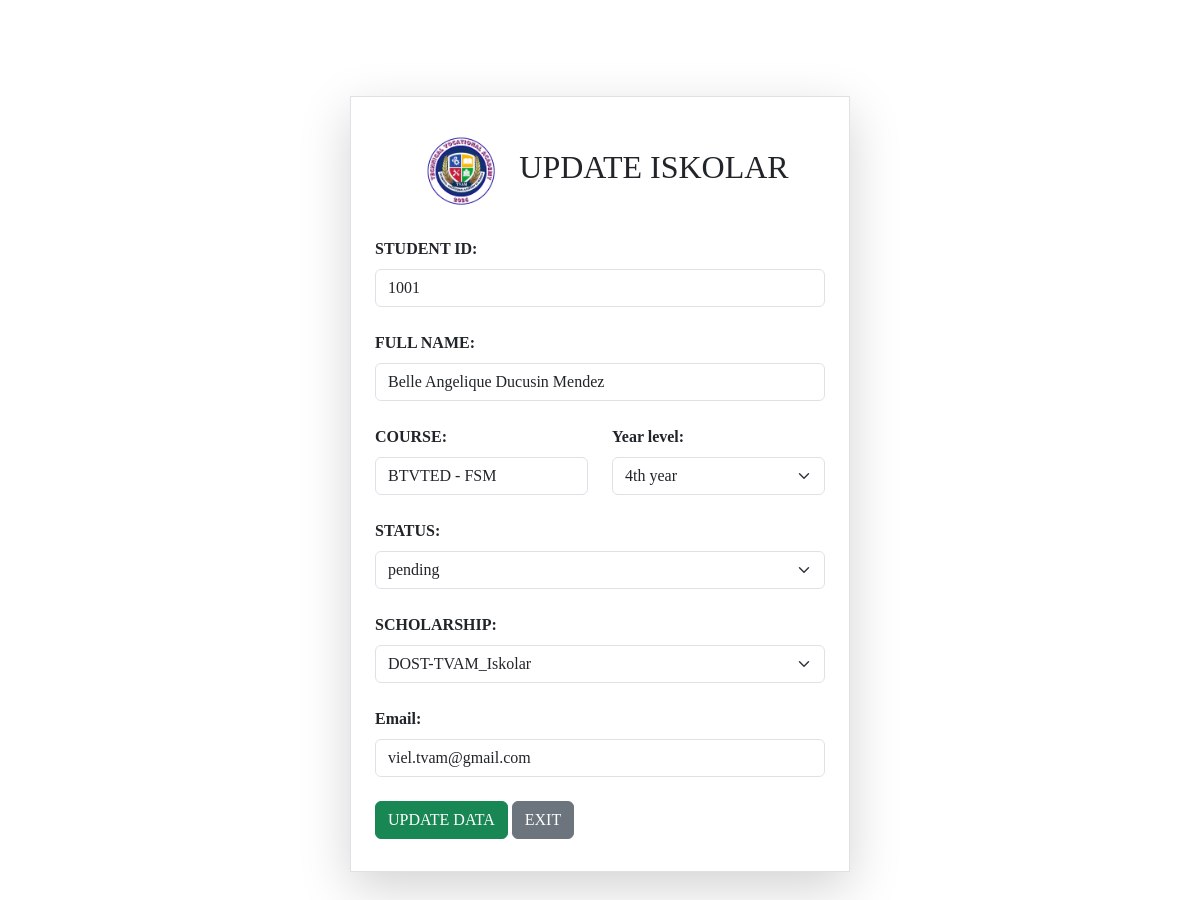
Page /admin/scholars/edit.php?id=2 (signed in) on the committed database.
### tables this page shows
CREATE TABLE `scholars` (
  `id` int(11) NOT NULL,
  `student_id` varchar(100) NOT NULL,
  `fullname` varchar(100) NOT NULL,
  `course` varchar(100) NOT NULL,
  `year_level` varchar(50) NOT NULL,
  `scholarship_type` varchar(100) NOT NULL,
  `status` enum('active','inactive','pending') NOT NULL DEFAULT 'pending',
  `created_at` timestamp NOT NULL DEFAULT current_timestamp(),
  `email` varchar(100) NOT NULL
);

### admin/scholars/edit.php (the view, shortened to what this page needs)
<?php
require_once "../../includes/functions.php";
$id = $_GET['id'] ?? 0;
$stmt = mysqli_prepare($conn, "SELECT * FROM scholars where id = ?");
if ($stmt) {
    mysqli_stmt_bind_param($stmt, "i", $id);
    mysqli_stmt_execute($stmt);
    $result = mysqli_stmt_get_result($stmt);
    $scholar = mysqli_fetch_assoc($result);
}
?>
<!DOCTYPE html>
<html lang="en">
<head>
    <link href="https://cdn.jsdelivr.net/npm/bootstrap@5.3.3/dist/css/bootstrap.min.css" rel="stylesheet">
    <link rel="stylesheet" href="/TVAM_SCHOLARSHIP/assets/css/style.css">
    <link rel="stylesheet" href="/TVAM_SCHOLARSHIP/assets/css/admin.css">
</head>
<main class="container-fluid min-vh-100 d-flex align-items-center justify-content-center p-5 mt-5">
    <form action="edit.php?id=<?php echo $id; ?>" method="POST" class="d-flex flex-column gap-3 border w-100 p-4 shadow-lg" style="max-width: 500px;">
            <div class="d-flex flex-column flex-sm-row align-items-center justify-content-center text-align-center gap-2">
                <img src="../../assets/images/tvamlogo_web.png" alt="TVAM LOGO" class="img img-fluid"style="width: 100px;">
                <h2>UPDATE ISKOLAR</h2>
            </div>
            <div class="mb-2">
                <label for="student_id" class="form-label fw-bold">STUDENT ID: </label>
                <input type="text" name="student_id" placeholder="TVAM-XXXX" class="form-control" value="<?php echo htmlspecialchars($scholar['student_id']); ?>">
            </div>
            <div class="mb-2">
                <label for="fullname" class="form-label fw-bold">FULL NAME: </label>
                <input type="text" name="fullname" placeholder="TVAM-XXXX" class="form-control" value="<?php echo htmlspecialchars($scholar['fullname']); ?>">
            </div>
            <div class="row mb-2">
                <div class="col">
                    <label for="course" class="form-label fw-bold">COURSE: </label>
                    <input type="text" name="course" placeholder="Course" class="form-control" value="<?php echo htmlspecialchars($scholar['course']); ?>">
                </div>
                <div class="col">
                    <label for="year_level" class="form-label fw-bold">Year level: </label>
                    <select name="year_level" id="year_level" class="form-select">
                        <option value="<?php echo htmlspecialchars($scholar['year_level']);?>"> <?php echo htmlspecialchars($scholar['year_level']); ?></option>
                    </select>
                </div>
            </div>
            <div class="mb-2">
                <label for="status" class="form-label fw-bold">STATUS: </label>
                <select name="status" id="status" class="form-select">
                    <option value="<?php echo htmlspecialchars($scholar['status']);?>"> <?php echo htmlspecialchars($scholar['status']); ?></option>
                </select>
            </div>
            <div class="mb-2">
                <label for="scholarship_type" class="form-label fw-bold">SCHOLARSHIP: </label>
                <select name="scholarship_type" id="scholarship" class="form-select">
                    <option value="<?php echo htmlspecialchars($scholar['scholarship_type']);?>"> <?php echo htmlspecialchars($scholar['scholarship_type']); ?></option>
                </select>
            </div>
            <div class="mb-2">
                <label for="email" class="form-label fw-bold">Email: </label>
                <input type="text" name="email" placeholder="pedro.tvam@gmail.com" class="form-control" value="<?php echo htmlspecialchars($scholar['email']); ?>">
            </div>
            <div class="mb-2">
                <button type="submit" name="update" class="btn btn-success">UPDATE DATA</button>
                <a href="index.php" class="btn btn-secondary">EXIT</a>
            </div>
    </form>
</main>

### assets/css/style.css (style rules this page uses)
* { padding: 0; margin: 0; box-sizing: border-box; font-family:'Times New Roman', Times, serif; }

### rows in the picture
scholars: student_id "1001", fullname "Belle Angelique Ducusin Mendez", course "BTVTED - FSM", year_level "4th year", status "pending", scholarship_type "DOST-TVAM_Iskolar", email "viel.tvam@gmail.com"
